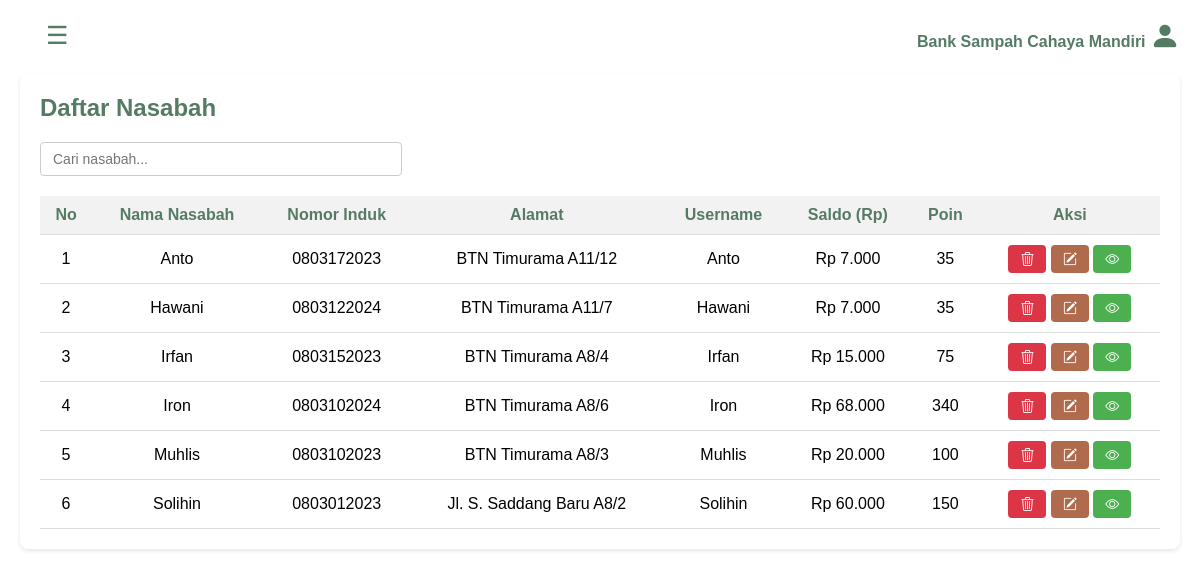
The app's page /Daftar_Nasabah.php with its own data.
### tables this page shows
CREATE TABLE `nasabah` (
  `IdNasabah` varchar(5) NOT NULL,
  `nama` varchar(50) DEFAULT NULL,
  `nomorInduk` varchar(20) DEFAULT NULL,
  `alamat` text DEFAULT NULL,
  `saldo` float DEFAULT NULL,
  `poin` int(11) DEFAULT NULL,
  `username` varchar(30) DEFAULT NULL,
  `password` varchar(255) DEFAULT NULL
);

### Daftar_Nasabah.php (the view, shortened to what this page needs)
<?php
include 'koneksi.php';
?>
<!DOCTYPE html>
<html lang="en">
<head>
  <link href="https://cdn.jsdelivr.net/npm/bootstrap-icons/font/bootstrap-icons.css" rel="stylesheet">
</head>
<body>
  <button class="hamburger-menu" onclick="toggleSidebar()">
    &#9776;
  </button>
  <div class="sidebar">
    <div class="sidebar-menu">
      <ul class="menu-container">
        <li class="main-menu">
          <a href="dashboardPengurus.php"><i class="bi bi-house-door"></i>Dashboard</a>
        </li>
        <li class="main-menu">
          <a href="Penjualan.php"><i class="bi bi-currency-dollar"></i>Penjualan</a>
        </li>
        <li class="main-menu">
          <a href="RiwayatTransaksi.php"><i class="bi bi-clock-history"></i>Riwayat</a>
        </li>
        <li class="footer-menu">
          <a href="login.php"> <i class="bi bi-box-arrow-left"></i>Log Out</a>
        </li>
      </ul>
    </div>
  </div>
  <div class="main-content">
    <header>
      <div class="profile">
        <p>Bank Sampah Cahaya Mandiri <i class="bi bi-person-fill"></i> </p>
      </div>
    </header>
    <div class="nasabah-section">
      <h2>Daftar Nasabah</h2>
      <div class="search-box">
        <input type="text" id="searchInput" placeholder="Cari nasabah..." onkeyup="searchNasabah()">
      </div>
      <table class="nasabah-table">
        <thead>
          <tr>
            <th>No</th>
            <th>Nama Nasabah</th>
            <th>Nomor Induk</th>
            <th>Alamat</th>
            <th>Username</th>
            <th>Saldo (Rp)</th>
            <th>Poin</th>
            <th>Aksi</th>
          </tr>
        </thead>
        <tbody id="nasabahTableBody">
          <?php
          $query = "SELECT * FROM Nasabah ORDER BY nama";
          $result = mysqli_query($con, $query);
          $no = 1;
          while ($row = mysqli_fetch_assoc($result)) {
            echo "<tr>";
            echo "<td>" . $no++ . "</td>";
            echo "<td>" . htmlspecialchars($row['nama']) . "</td>";
            echo "<td>" . htmlspecialchars($row['nomorInduk']) . "</td>";
            echo "<td>" . htmlspecialchars($row['alamat']) . "</td>";
            echo "<td>" . htmlspecialchars($row['username']) . "</td>";
            echo "<td>Rp " . number_format($row['saldo'], 0, ',', '.') . "</td>";
            echo "<td>" . $row['poin'] . "</td>";
            echo "<td>
                        <button class='btn btn-danger' onclick='deleteRow(\"" . $row['IdNasabah'] . "\")'><i class='bi bi-trash3'></i></button>
                        <button class='btn btn-edit' onclick='editRow(\"" . $row['IdNasabah'] . "\", \"" .
              htmlspecialchars($row['nama']) . "\", \"" .
              htmlspecialchars($row['nomorInduk']) . "\", \"" .
              htmlspecialchars($row['alamat']) . "\", \"" .
              htmlspecialchars($row['username']) . "\")'><i class='bi bi-pencil-square'></i></button>
                        <button class='btn btn-primary' onclick='viewDetails(\"" . $row['IdNasabah'] . "\", " .
              json_encode([
                'nama' => $row['nama'],
                'nomorInduk' => $row['nomorInduk'],
                'alamat' => $row['alamat'],
                'username' => $row['username'],
                'saldo' => $row['saldo'],
                'poin' => $row['poin']
              ]) . ")'><i class='bi bi-eye'></i></button>
                      </td>";
            echo "</tr>";
          }
          ?>
        </tbody>
      </table>
    </div>
  </div>
</body>
</html>

### Daftar_Nasabah.php (style rules this page uses)
body { margin: 0; font-family: Arial, sans-serif; display: flex; height: 100vh; background-color: #FFFFFF; }
.hamburger-menu { font-size: 25px; color: #567B65; background-color: transparent; border: none; position: fixed; top: 20px; left: 40px; z-index: 1000; cursor: pointer; }
.sidebar { position: fixed; width: 250px; left: -259px; top: 0; background-color: #F7FFE5; color: #567B65; height: 100%; padding: 0; box-sizing: border-box; border-radius: none; transition: left 0.3s ease; z-index: 999; }
.main-content { margin-left: 0; transition: margin-left 0.3s ease; }
.sidebar-menu { padding-top: 2px; }
.menu-container, .submenu-container { padding: 0; font-weight: bold; color: #567B65; }
.main-menu a { color: #567B65; text-decoration: none; width: 95%; display: block; padding: 10px 15px; }
.footer-menu a { color: #567B65; text-decoration: none; width: 100%; display: block; padding: 10px 15px; }
.main-content { flex: 1; padding: 20px; box-sizing: border-box; }
header { display: flex; justify-content: right; align-items: center; margin-bottom: 20px; }
header p { margin: 0; font-size: 16px; font-weight: bold; color: #567B65; text-align: right; }
header i { font-size: 30px; }
.nasabah-section { background-color: #fff; padding: 20px; border-radius: 8px; box-shadow: 0 2px 4px rgba(0, 0, 0, 0.1); }
.nasabah-section h2 { margin-top: 0; color: #567B65; }
.search-box { margin-bottom: 20px; }
.search-box input { width: 30%; padding: 8px 12px; border: 1px solid #ccc; border-radius: 4px; font-size: 14px; }
.nasabah-table { width: 100%; border-collapse: collapse; }
.nasabah-table th, .nasabah-table td { padding: 10px; border-bottom: 1px solid #ddd; text-align: center; }
.nasabah-table th { text-align: center; background-color: #f2f2f2; color: #567B65; }
.btn { padding: 6px 12px; border: none; border-radius: 4px; font-size: 14px; cursor: pointer; }
.btn-danger { background-color: #dc3545; color: #fff; }
.btn-edit { background-color: #af6b4c; color: #fff; }
.btn-primary { background-color: #4CAF50; color: #fff; }

### records on screen
nasabah: nama "Anto", nomorInduk "0803172023", alamat "BTN Timurama A11/12", username "Anto", saldo "7.000", poin "35"
nasabah: nama "Hawani", nomorInduk "0803122024", alamat "BTN Timurama A11/7", username "Hawani", saldo "7.000", poin "35"
nasabah: nama "Irfan", nomorInduk "0803152023", alamat "BTN Timurama A8/4", username "Irfan", saldo "15.000", poin "75"
nasabah: nama "Iron", nomorInduk "0803102024", alamat "BTN Timurama A8/6", username "Iron", saldo "68.000", poin "340"
nasabah: nama "Muhlis", nomorInduk "0803102023", alamat "BTN Timurama A8/3", username "Muhlis", saldo "20.000", poin "100"
nasabah: nama "Solihin", nomorInduk "0803012023", alamat "Jl. S. Saddang Baru A8/2", username "Solihin", saldo "60.000", poin "150"
